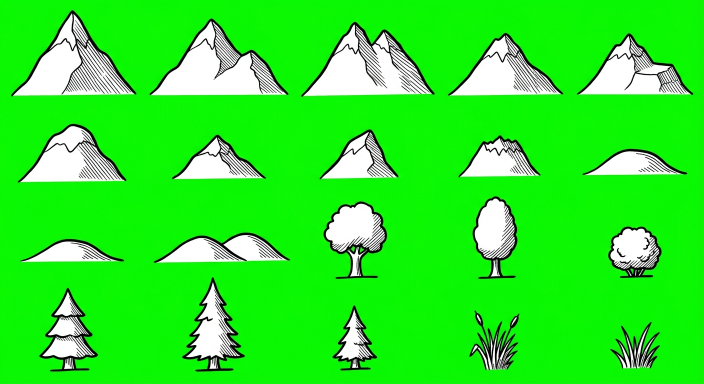
#> input picture learning-materials/maps/terrain-symbols.jpg, 1408 x 768 px (shown at 1/2 size)
$ python -i build-terrain.py   (imports and definitions only)
#> lines starting #> are read from the running program, lines starting #| are printed output that depends on the picture
# Draws the map's relief layer, img/terrain.webp: ink mountains, hills, forests and reeds from the hand-made symbol sheet
# learning-materials/maps/terrain-symbols.jpg, placed on the real ground of the whole map and drawn into one transparent image in the
# map's units. js/map.js lays it over the border fills, faint and blended like printed ink.
# Where each kind stands comes from real elevation (AWS Terrain Tiles, credited in CREDITS.md): big peaks on the high
# massifs, medium peaks on high ranges, hills on the lower mountain ground. There is no forest data, so forests grow in
# random patches at the heights they like; the seed is fixed, so every run draws the same layer.
# Needs Python 3 with Pillow, numpy and scipy (see README). Run from tools/: npm run terrain
import json
import math
import os
import re
import time
import urllib.error
import urllib.request

import numpy as np
from PIL import Image, ImageDraw
from scipy import ndimage

ROOT = os.path.join(os.path.dirname(os.path.abspath(__file__)), '..')
SHEET = os.path.join(ROOT, 'learning-materials/maps/terrain-symbols.jpg')
OUT = os.path.join(ROOT, 'img/terrain.webp')
TILES = os.path.join(ROOT, 'tools/terrain-tiles')
SCALE = 2  # image pixels per map unit: about one screen pixel per pixel at the lesson zoom on a Retina screen
ZOOM = 7  # elevation tile zoom: about 1 km per pixel
GRID = 2.5  # map units between the spots tried

# the sheet's symbols by number in reading order, with their height in map units (1 unit is about 1.1 km); symbols 7 to 9,
# the small peaks, are not used: lower mountains are drawn as hills, so the big chains stand out
SYMBOLS = {
    'large': [(1, 14.5), (2, 13.5), (3, 13.5)],
    'medium': [(4, 10.5), (5, 10.5), (6, 10)],
    'hill': [(10, 4.5), (11, 4), (12, 4.8)],
    'leafy': [(13, 4), (14, 4), (15, 3)],
    'fir': [(16, 4.5), (17, 5), (18, 3.6)],
    'reed': [(19, 3.5)],
    'grass': [(20, 3)],
}
ORDER = ['large', 'medium', 'hill', 'fir', 'leafy', 'reed', 'grass']
# the share of suitable spots tried for each kind, and how much room each kind keeps around it: peaks keep the most,
# so a range is a light row of peaks, not a packed field
DENSITY = {'large': 1, 'medium': 1, 'hill': 1, 'fir': .18, 'leafy': .18, 'reed': .5, 'grass': .03}
ROOM = {'large': 1.5, 'medium': 1.5, 'hill': 1.7, 'fir': 1, 'leafy': 1, 'reed': 1, 'grass': 1}
INK = np.array([122, 97, 66], float)  # the brown of the map's old mountain humps
WHITE = np.array([255, 255, 255], float)  # the inside of a symbol; under multiply, white shows the map
TREES = range(13, 19)
TREE_INK = np.array([88, 102, 52], float)
TREE_FILL = np.array([222, 236, 196], float)

rng = np.random.default_rng(7)


# [13 lines left out: functions main, load_geo, not called in this run]


# ---------- symbols ----------
# the sheet is black ink on a flat green background with white inside each symbol; the green goes, the ink turns map
# brown (olive for trees) and the white stays white (pale green for trees)
def cut_symbols(sheet):
    px = np.asarray(Image.open(sheet).convert('RGB')).astype(float)
    greenness = px[..., 1] - np.maximum(px[..., 0], px[..., 2])
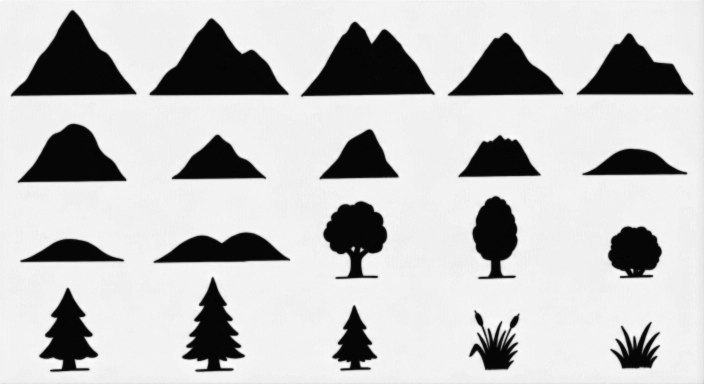
#> greenness: shape (768, 1408) float64 (shown at 1/2 size); min -7, max 251, mean 188.2; drawn with min black and max white
    background = np.median(px[greenness > 150], axis=0)
#> background = [10, 248, 2]
    alpha = np.clip(1 - (greenness - 40) / 140, 0, 1)
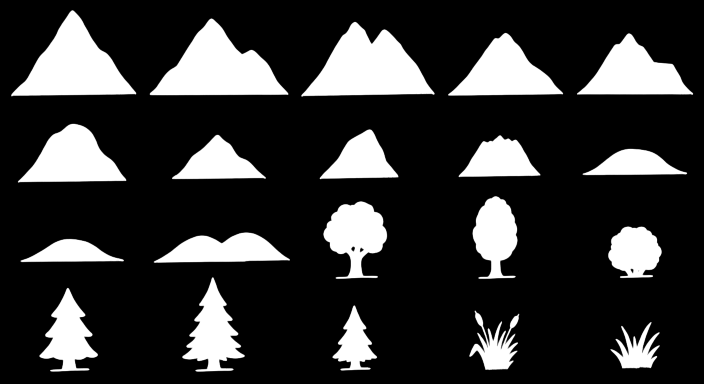
#> alpha: shape (768, 1408) float64 (shown at 1/2 size); min 0, max 1, mean 0.205
    # the colour under the green: take the background's share out of each edge pixel
    a = np.maximum(alpha, 1e-3)[..., None]
    light = np.clip((np.clip((px - (1 - a) * background) / a, 0, 255).mean(axis=2) - 40) / 170, 0, 1)[..., None]
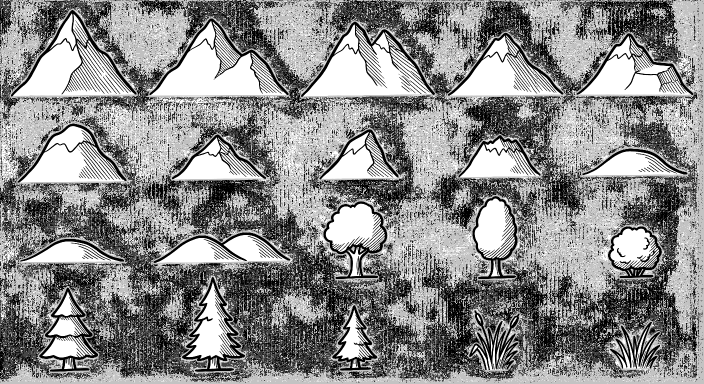
#> light: shape (768, 1408, 1) float64 (shown at 1/2 size); min 0, max 1, mean 0.545
    plain = INK * (1 - light) + WHITE * light
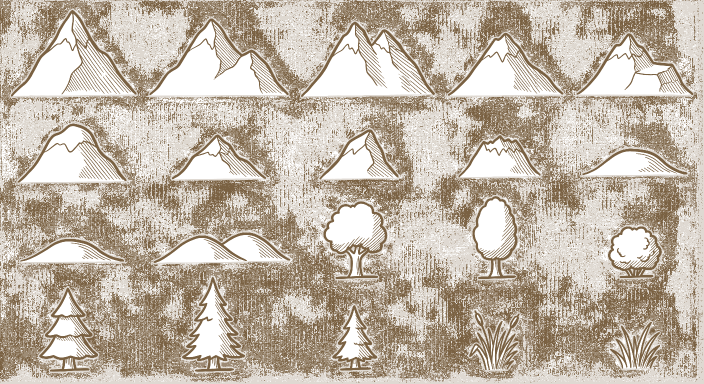
#> plain: shape (768, 1408, 3) float64 (shown at 1/2 size); mean R, G, B 194.5, 183.2, 169.1
    tree = TREE_INK * (1 - light) + TREE_FILL * light
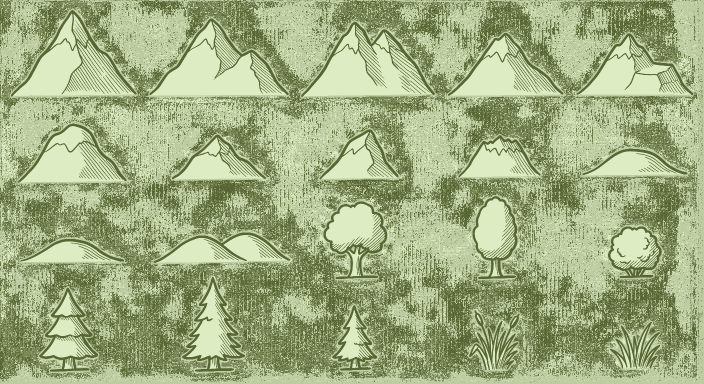
#> tree: shape (768, 1408, 3) float64 (shown at 1/2 size); mean R, G, B 161.1, 175.1, 130.5
    # one symbol is one blob of the mask, joined over small gaps so a grass tuft stays whole; reading order is rows by the
    # bottom edge, then left to right
    labels, _ = ndimage.label(ndimage.binary_dilation(alpha > .5, iterations=6))
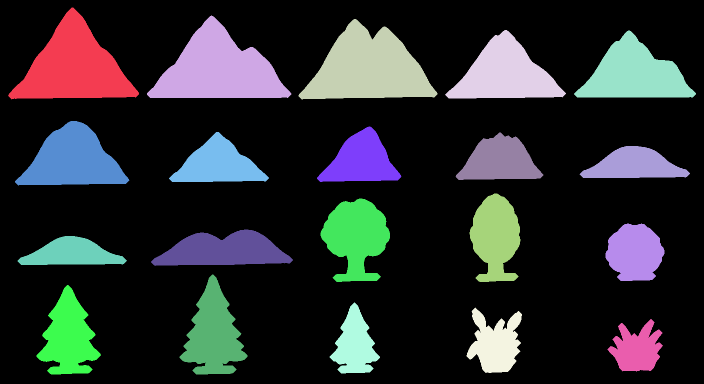
#> labels: shape (768, 1408) int32 (shown at 1/2 size); 21 distinct labels, from 0 to 20; one colour per label, 0 black
    boxes = [b for b in ndimage.find_objects(labels) if (b[0].stop - b[0].start) * (b[1].stop - b[1].start) > 900]
#> boxes = 20 items
    boxes.sort(key=lambda b: (round(b[0].stop / 150), b[1].start))
    sprites = {}
    for n, (ys, xs) in enumerate(boxes, 1):
        ys, xs = slice(max(ys.start - 2, 0), ys.stop + 2), slice(max(xs.start - 2, 0), xs.stop + 2)
        colour = tree if n in TREES else plain
        sprites[n] = Image.fromarray(np.dstack([colour[ys, xs], alpha[ys, xs] * 255]).astype(np.uint8))
#> this loop made 20 passes
#> after the loop, sprites = 20 items
    return sprites


# ---------- placing ----------
# [27 lines left out: function place, not called in this run]


# a jittered grid over the whole map
def spots(geo):
    xs, ys = np.meshgrid(np.arange(0, geo['W'], GRID), np.arange(0, geo['H'], GRID))
    return xs + rng.uniform(-GRID / 2, GRID / 2, xs.shape), ys + rng.uniform(-GRID / 2, GRID / 2, ys.shape)


# the elevation of each spot, taken as the highest ground within about 3 km so a ridge stays one unbroken chain, and its
# relief: the rise from the lowest to the highest ground within about 15 km
# [18 lines left out: functions ground, elevation_grid, not called in this run]


def tile_xy(lon, lat):
    n = 2 ** ZOOM
    return (lon + 180) / 360 * n, (1 - np.arcsinh(np.tan(np.radians(lat))) / math.pi) / 2 * n


# one Terrarium tile: the height in metres is red * 256 + green + blue / 256 - 32768
# [49 lines left out: functions elevation_tile, download, land_mask, zones, patches, not called in this run]


def stands_on_land(land, x, y, width):
    row = min(int(y), land.shape[0] - 1)
    return land[row, min(int(x + width / 2), land.shape[1] - 1)] and land[row, max(int(x - width / 2), 0)]


# an ellipse around each base: neighbours may overlap a little, like the peaks of a drawn range
# [20 lines left out: functions is_crowded, draw, not called in this run]


# [2 lines not run here, left out]

>>> result = cut_symbols('../learning-materials/maps/terrain-symbols.jpg')
#> result = 20 items
